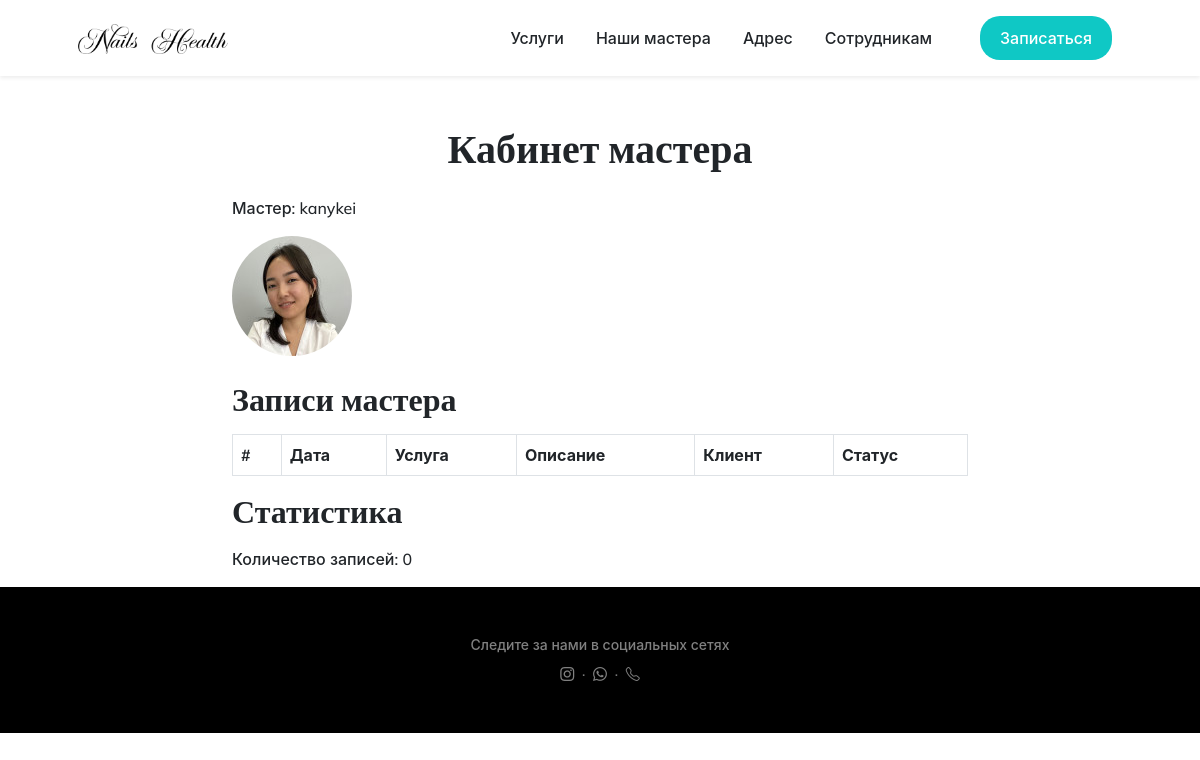
Page /masters/master-account/ (signed in) on the committed database.
### apps/masters/models.py (models this page shows, shortened)
class Master(models.Model):
    user = models.OneToOneField(User, related_name='user_master', on_delete=models.CASCADE)
    photo = models.ImageField(upload_to='master_photos')
    service = models.ManyToManyField(Service)
    schedule = models.OneToOneField(MasterSchedule, on_delete=models.CASCADE, null=True, blank=True, related_name='master_schedule')

### apps/masters/views.py (the view)
# urls.py: path('master-account/', master_account, name='master-account'),
def master_account(request):
    master = Master.objects.get(user=request.user)  # Assuming you want to get the master profile for the currently logged-in user.
    appointments = Appointment.objects.filter(master=master)
    appointments_count = appointments.count()
    return render(request, 'masters/master-account.html', {
        'master': master,
        'appointments': appointments,
        'appointments_count': appointments_count
    })

### apps/masters/templates/masters/master-account.html (shortened to what this page needs)
{% extends 'base.html' %}
{% block content %}
    <div class="container mt-5">
        <div class="row">
            <div class="col-md-8 offset-md-2">
                <div class="master-account-container h-600">
                    <h1 class="mb-4 text-center">Кабинет мастера</h1>
                    <p>Мастер: {{ master.user.username }}</p>
                    <img src="{{ master.photo.url }}" alt="{{ master.user.username }}'s Photo" class="img-fluid mb-4 rounded-circle">
                    <div>
                        <h2 class="mb-3">Записи мастера</h2>
                        <table class="table table-bordered table-striped">
                            <thead>
                                <tr>
                                    <th scope="col">#</th>
                                    <th scope="col">Дата</th>
                                    <th scope="col">Услуга</th>
                                    <th scope="col">Описание</th>
                                    <th scope="col">Клиент</th>
                                    <th scope="col">Статус</th>
                                </tr>
                            </thead>
                        </table>
                    </div>
                    <div>
                        <h2 class="mb-3">Статистика</h2>
                        <p>Количество записей: {{ appointments_count }}</p>
                    </div>
                </div>
            </div>
        </div>
    </div>
{% endblock %}

### rows in the picture
Master: user.username "kanykei", photo (picture)

### other values in the picture
{{ appointments_count }} "0"
